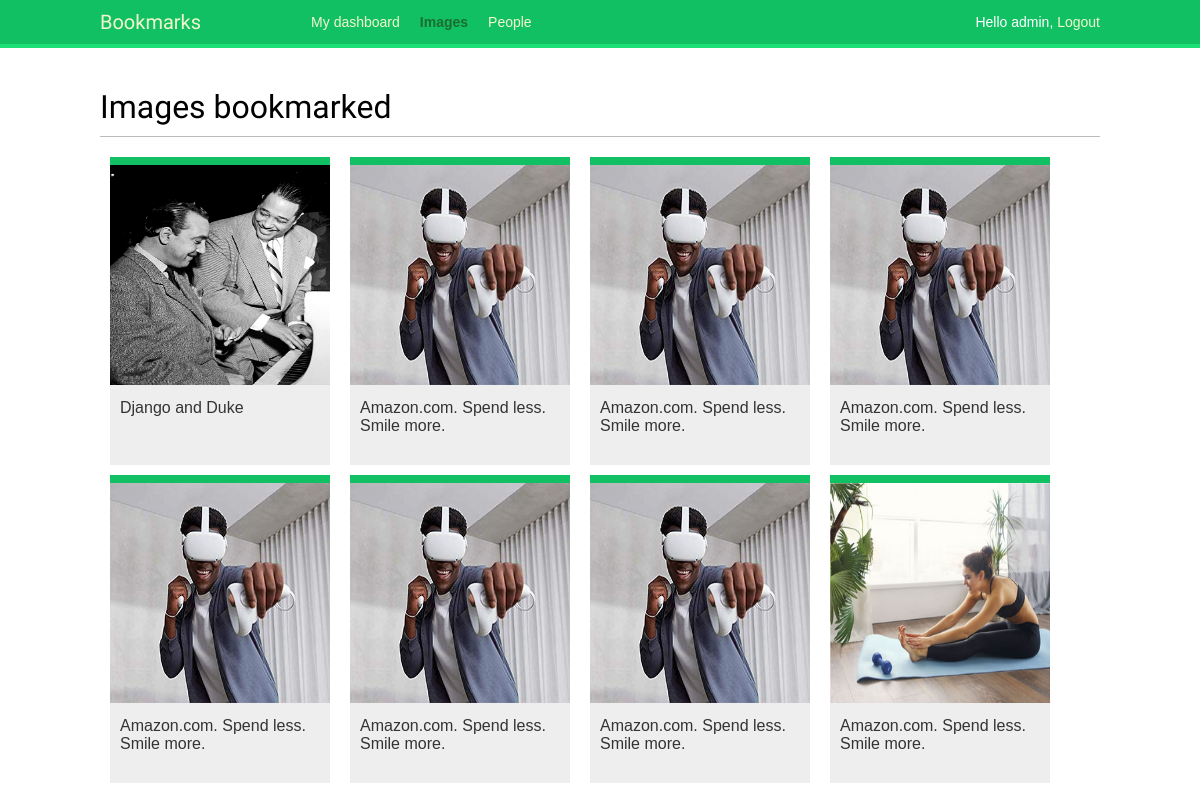
The app's page /images/ (signed in) with its own data.
### images/models.py (models this page shows, shortened)
class Image(models.Model):
    user = models.ForeignKey(settings.AUTH_USER_MODEL,
                             related_name='images_created',
                             on_delete=models.CASCADE)
    title = models.CharField(max_length=200)
    slug = models.SlugField(max_length=200,
                            blank=True)
    url = models.URLField()
    image = models.ImageField(upload_to='images/%Y/%m/%d/')
    description = models.TextField(blank=True)
    created = models.DateField(auto_now_add=True,
                               db_index=True)
    users_like = models.ManyToManyField(settings.AUTH_USER_MODEL,
                                        related_name='images_liked',
                                        blank=True)
    total_likes = models.PositiveIntegerField(db_index=True,
                                              default=0)
    def get_absolute_url(self):
        return reverse('images:detail', args=[self.id, self.slug])

### images/views.py (the view)
# urls.py: path('', views.image_list, name='list'),
@login_required
def image_list(request):
    images = Image.objects.all()
    paginator = Paginator(images, 8)
    page = request.GET.get('page')
    try:
        images = paginator.page(page)
    except PageNotAnInteger:
        images = paginator.page(1)
    except EmptyPage:
        if request.is_ajax():
            return HttpResponse('')
        images = paginator.page(paginator.num_pages)
    if request.is_ajax():
        return render(request,
                      'images/image/list_ajax.html',
                      {'section': 'images', 'images': images})
    return render(request,
                  'images/image/list.html',
                  {'section': 'images', 'images': images})

### images/templates/images/image/list.html (shortened to what this page needs)
{% extends "base.html" %}
{% block content %}
    <h1>Images bookmarked</h1>
    <div id="image-list">
        {% include "images/image/list_ajax.html" %}
    </div>
{% endblock %}

### account/templates/base.html (shortened to what this page needs)
{% load static %}
<!DOCTYPE html>
<html>
<head>
  <link href="{% static "css/base.css" %}" rel="stylesheet">
</head>
<body>
  <div id="header">
    <span class="logo">Bookmarks</span>
    {% if request.user.is_authenticated %}
      <ul class="menu">
        <li {% if section == "dashboard" %}class="selected"{% endif %}>
          <a href="{% url "dashboard" %}">My dashboard</a>
        </li>
        <li {% if section == "images" %}class="selected"{% endif %}>
          <a href="{% url "images:list" %}">Images</a>
        </li>
        <li {% if section == "people" %}class="selected"{% endif %}>
          <a href="{% url "user_list" %}">People</a>
        </li>
      </ul>
    {% endif %}
    <span class="user">
      {% if request.user.is_authenticated %}
        Hello {{ request.user.first_name }},
        <a href="{% url "logout" %}">Logout</a>
      {% else %}
        <a href="{% url "login" %}">Log-in</a>
      {% endif %}
    </span>
  </div>
  <div id="content">
    {% block content %}
    {% endblock %}
  </div>
</body>
</html>

### images/templates/images/image/list_ajax.html
{% load thumbnail %}
{% for image in images %}
  <div class="image">
    <a href="{{ image.get_absolute_url }}">
      {% thumbnail image.image 300x300 crop="smart" as im %}
      <a href="{{ image.get_absolute_url }}">
        <img src="{{ im.url }}">
      </a>
    </a>
    <div class="info">
      <a href="{{ image.get_absolute_url }}" class="title">
        {{ image.title }}
      </a>
    </div>
  </div>
{% endfor %}

### account/static/css/base.css (style rules this page uses)
body { margin:0; padding:0; font-family:helvetica, sans-serif; }
a { color:#12c064; text-decoration:none; }
h1, h2, h3, h4, h5 , h6 { font-family: 'Muli', sans-serif; font-weight:normal; }
h1 { border-bottom:1px solid #bbb; padding:0 0 10px 0; margin:10px 0 20px 0; }
#header { padding:10px 100px; font-size:14px; background:#12c064; color:#fff; border-bottom:4px solid #1cdf78; overflow:auto; }
#header .logo { font-family: 'Muli', sans-serif; float:left; color:#f3f7cc; font-size:20px; margin-right:10%; }
#header ul.menu { list-style:none; float:left; margin:0; padding:0; }
#header ul.menu li { float:left; padding:4px 10px; }
#header ul.menu li.selected a, #header ul.menu li.selected a:hover { color:#1b6d32; font-weight:bold; }
#header a { color:#f3f7cc; }
#header .user { float:right; padding-top:4px; }
#content { padding:30px 100px; }
#image-list { overflow:auto; }
#image-list .image { float:left; width:220px; height:300px; margin:0 10px 10px 10px; border-top:8px solid #12c064; background:#eee; }
#image-list img { width:220px; height:220px; }
#image-list .info { padding:10px; }
#image-list .info a { color:#333; }

### records on screen
Image: shows a picture, title "Django and Duke"
Image: title "Amazon.com. Spend less. Smile more."
Image: title "Amazon.com. Spend less. Smile more."
Image: title "Amazon.com. Spend less. Smile more."
Image: title "Amazon.com. Spend less. Smile more."
Image: title "Amazon.com. Spend less. Smile more."
Image: title "Amazon.com. Spend less. Smile more."
Image: shows a picture, title "Amazon.com. Spend less. Smile more."

### other values on screen
{{ request.user.first_name }} "admin"
